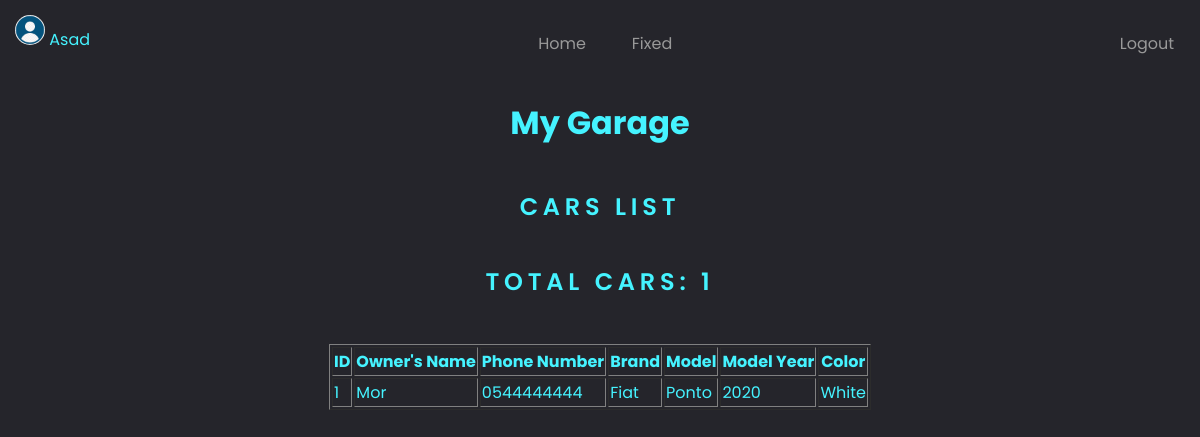
The app's page /fixed (signed in) with its own data.
### tables this page shows
CREATE TABLE Users (id INTEGER PRIMARY KEY AUTOINCREMENT, username TEXT UNIQUE, email TEXT UNIQUE, password TEXT, profile_photo TEXT);

CREATE TABLE FinishedCars (OwnerName, OwnerNumber TEXT, Brand, Model, ModelYear, Color);

### app.py (the view)
@app.route('/fixed')
def fixed():
    if 'user_id' not in session:
        return redirect(url_for('login'))
    cur.execute("SELECT username, profile_photo FROM Users WHERE id=?", (session['user_id'],))
    user_data = cur.fetchone()
    if user_data:
        user_name, user_profile_photo = user_data
        if user_profile_photo is None:
            user_profile_photo = 'default.png'
        cur.execute("SELECT rowid,* FROM FinishedCars")
        cars = cur.fetchall()
        return render_template('fixed.html', cars=cars, user_name=user_name, user_profile_photo=user_profile_photo)
    else:
        flash('User not found. Please log in again.', 'danger')
        return redirect(url_for('login'))

### templates/fixed.html (shortened to what this page needs)
<!DOCTYPE html>
<html lang="en">
<head>
    <link rel="stylesheet" href="{{ url_for('static', filename='styles/style.css') }}">
</head>
<body>
    <nav>
        <ul class="menu">
            {% if user_name %}
                <li class="profile-link">
                    <div class="user-profile">
                        {% if user_profile_photo %}
                            <img class="rounded-profile" width="30px" height="30px" src="{{ url_for('static', filename='uploads/' + user_profile_photo) }}" alt="Profile Photo">
                        {% else %}
                            <img class="rounded-profile" width="30px" height="30px" src="{{ url_for('static', filename='uploads/default.jpg') }}" alt="Default Photo">
                        {% endif %}
                        <span>{{ user_name }}</span>
                    </div>
                </li>
            {% endif %}
            <li><a href="{{ url_for('home') }}">Home</a></li>
            <li><a href="{{ url_for('fixed') }}">Fixed</a></li>
            <li class="logout-link"><a href="{{ url_for('logout') }}">Logout</a></li>
        </ul>
    </nav>
    <div id="main-content">
        <h1>My Garage</h1>
        <h2>Cars list</h2>
        <div id="counter">
            <h2>Total Cars: {{ cars|length }}</h2>
        </div><br>
        <div id="display">
            <table border="1">
                <thead>
                    <tr>
                        <th>ID</th>
                        <th>Owner's Name</th>
                        <th>Phone Number</th>
                        <th>Brand</th>
                        <th>Model</th>
                        <th>Model Year</th>
                        <th>Color</th>
                    </tr>
                </thead>
                <tbody>
                    {% for car in cars %}
                    <tr>
                        <td>{{ car[0] }}</td>
                        <td>{{ car[1] }}</td>
                        <td>{{ car[2] }}</td>
                        <td>{{ car[3] }}</td>
                        <td>{{ car[4] }}</td>
                        <td>{{ car[5] }}</td>
                        <td>{{ car[6] }}</td>
                    </tr>
                    {% endfor %}
                </tbody>
            </table>
        </div>
    </div>
</body>
</html>

### static/styles/style.css (style rules this page uses)
* { font-family: "Poppins", sans-serif; }
body { background: #25252b; display: flex; flex-direction: column; align-items: center; justify-content: center; color: #45f3ff; }
h2 { text-transform: uppercase; font-weight: 600; letter-spacing: 0.2em; }
#main-content { flex-direction: column; align-items: center; justify-content: center; display: flex; }
ul { margin: 0; padding: 0; list-style: none; }
nav { width: 100%; }
a { cursor: pointer; }
.menu { margin: 0; padding: 0; display: flex; justify-content: center; align-items: stretch; height: 70px; }
.menu li { display: inline-block; width: 90px; transition: all 0.3s ease-in-out; }
.menu>li a { color: #999; display: flex; align-items: center; justify-content: center; padding: 0 7px; text-decoration: none; position: relative; height: 100%; }
.menu>li>a::before { content: ""; position: absolute; width: 100%; height: 3px; bottom: 3px; left: 0px; background-color: #45f3ff; transition: all 0.2s ease-in-out; scale: 0 0; visibility: hidden; }
.profile-link { margin-right: auto; padding: 7px 7px; }
.logout-link { margin-left: auto; }
.rounded-profile { border-radius: 50%; }

### records on screen
Users: username "Asad"
FinishedCars: rowid "1", OwnerName "Mor", OwnerNumber "0544444444", Brand "Fiat", Model "Ponto", ModelYear "2020", Color "White"

### other values on screen
{{ cars|length }} "1"
